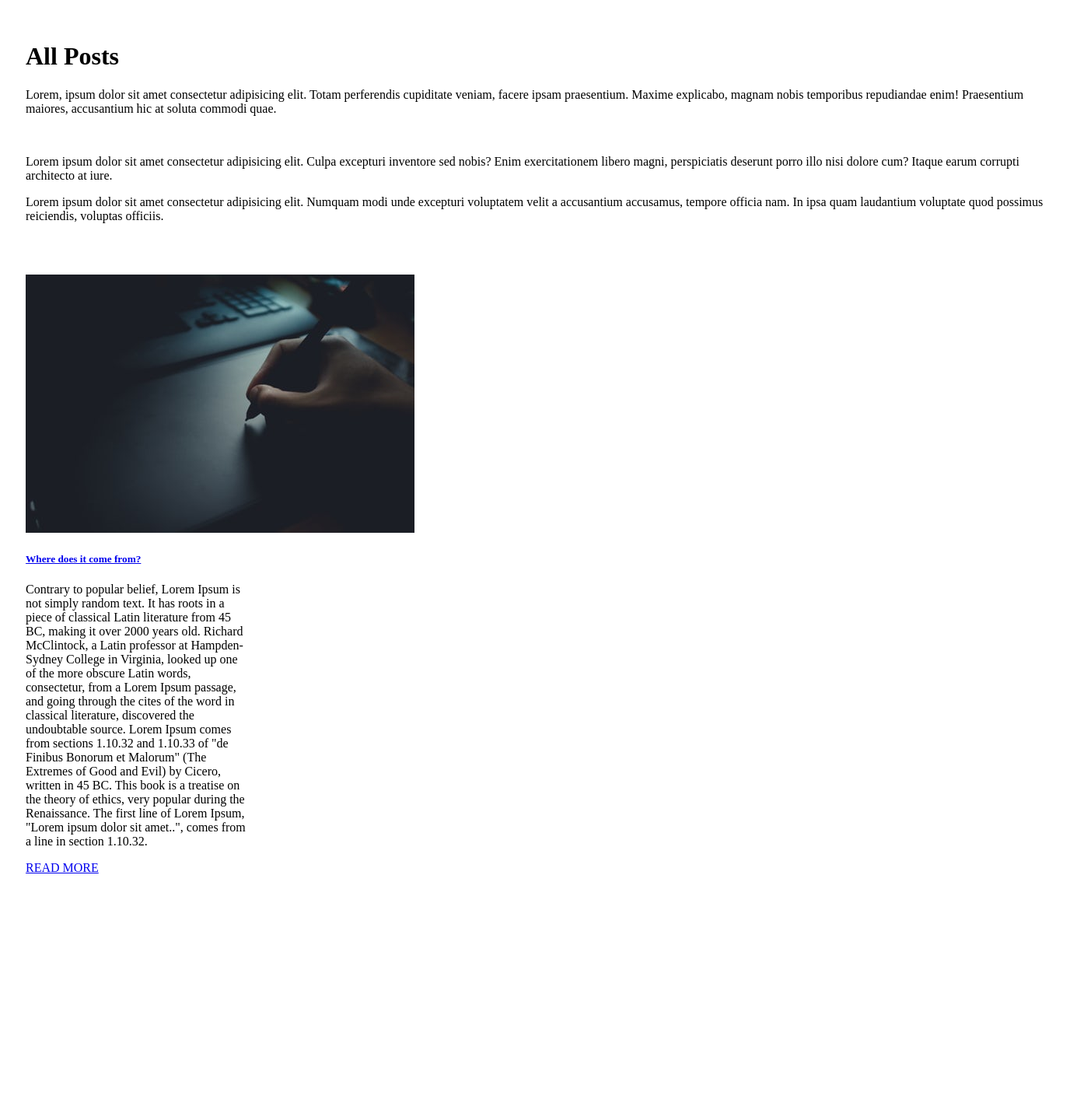
The page /blog/ (upper part) on the database as committed earlier.
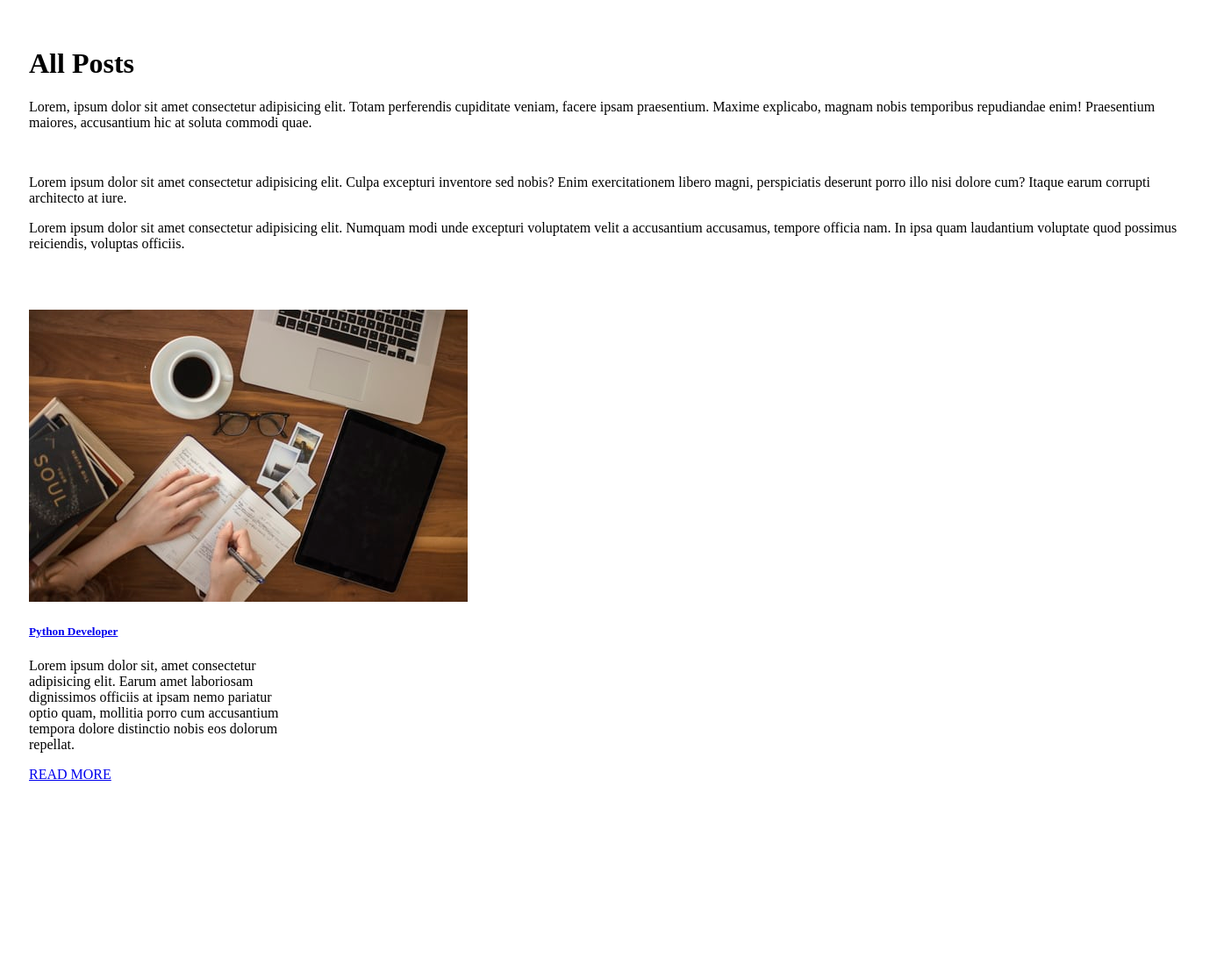
The same page on the database as committed later.
### djaxifyapp/models.py (models this page shows, shortened)
class Post(models.Model):
    objects     = models.Manager()      #Default Manager
    published   = PublishedManager()  #Custom Model Manager
    STATUS_CHOICES = (
        ('draft','Draft'),
        ('published','Published'),
    )
    title       = models.CharField(max_length=100)
    slug        = models.SlugField(null=False, unique=True)
    overview    = models.TextField()
    timestamp   = models.DateTimeField(auto_now_add=True)
    updated     = models.DateTimeField(auto_now=True)
    content     = models.TextField()
    author      = models.ForeignKey(Author, on_delete=models.CASCADE)
    thumbnail   = models.ImageField()
    categories  = models.ManyToManyField(Category)
    featured    = models.BooleanField()
    status      = models.CharField(max_length=10, choices=STATUS_CHOICES, default='draft')
    likes       = models.ManyToManyField(User, blank=True, related_name='likes')
    favourite   = models.ManyToManyField(User, related_name='favourite', blank=True)
    class Meta:
        ordering = ['-id']
    def get_absolute_url(self):
        return reverse('post-detail', kwargs={'slug': self.slug})

### djaxifyapp/views.py (the view)
# urls.py: path('', PostListView.as_view(), name='post-list'),
class PostListView(ListView):
    model = Post
    context_object_name = 'posts'
    template_name = 'post_list.html'

### djaxify/templates/post_list.html
{% extends "base.html" %}
{% block content %}
<div class="container">
    <h1>All Posts</h1>
    <p>Lorem, ipsum dolor sit amet consectetur adipisicing elit. Totam perferendis cupiditate veniam, facere ipsam praesentium. Maxime explicabo, magnam nobis temporibus repudiandae enim! Praesentium maiores, accusantium hic at soluta commodi quae.</p>
    <br>
    <p>Lorem ipsum dolor sit amet consectetur adipisicing elit. Culpa excepturi inventore sed nobis? Enim exercitationem libero magni, perspiciatis deserunt porro illo nisi dolore cum? Itaque earum corrupti architecto at iure.</p>
    <p>Lorem ipsum dolor sit amet consectetur adipisicing elit. Numquam modi unde excepturi voluptatem velit a accusantium accusamus, tempore officia nam. In ipsa quam laudantium voluptate quod possimus reiciendis, voluptas officiis.</p>
</div>
{% for post in posts %}
<div class="container cf">
    <div class="card blogcard bounce-up cf" style="width: 18rem;">
        <img class="card-img-top" src="{{ post.thumbnail.url }}" alt="Card image cap">
        <div class="card-body cf">
          <h5 class="card-title"><a href="{{ post.get_absolute_url }}">{{post.title}}</a></h5>
          <p class="card-text">{{post.overview}}</p>
          <a href="{{ post.get_absolute_url }}" class="btn btn-primary">READ MORE</a>
        </div>
      </div>
</div>
{% endfor %}
{% endblock content %}

Rows that differ between the two databases and show on the page:
changed Post: thumbnail: a different picture; title "Where does it come from?" → "Python Developer"; overview "Contrary to popular belief, Lorem Ipsum is not simply random text. It has roots in a piece of classical Latin literature from 45 BC, making it over 2000 years old. Richard McClintock, a Latin professor at Hampden-Sydney College in Virginia, looked up one of the more obscure Latin words, consectetur, from a Lorem Ipsum passage, and going through the cites of the word in classical literature, discovered the undoubtable source. Lorem Ipsum comes from sections 1.10.32 and 1.10.33 of \"de Finibus Bonorum et Malorum\" (The Extremes of Good and Evil) by Cicero, written in 45 BC. This book is a treatise on the theory of ethics, very popular during the Renaissance. The first line of Lorem Ipsum,…" → "Lorem ipsum dolor sit, amet consectetur adipisicing elit. Earum amet laboriosam dignissimos officiis at ipsam nemo pariatur optio quam, mollitia porro cum accusantium tempora dolore distinctio nobis eos dolorum repellat."
